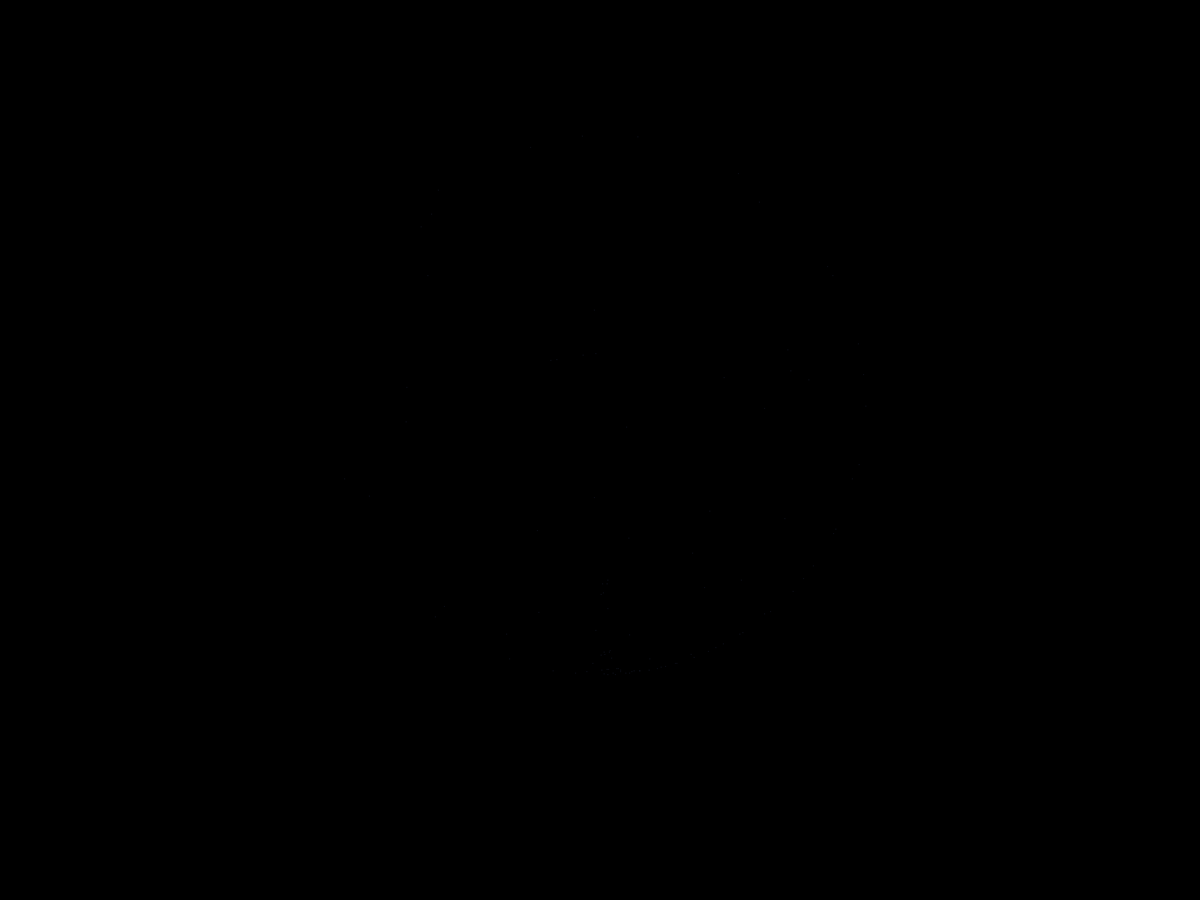
Frame 1 (no input)
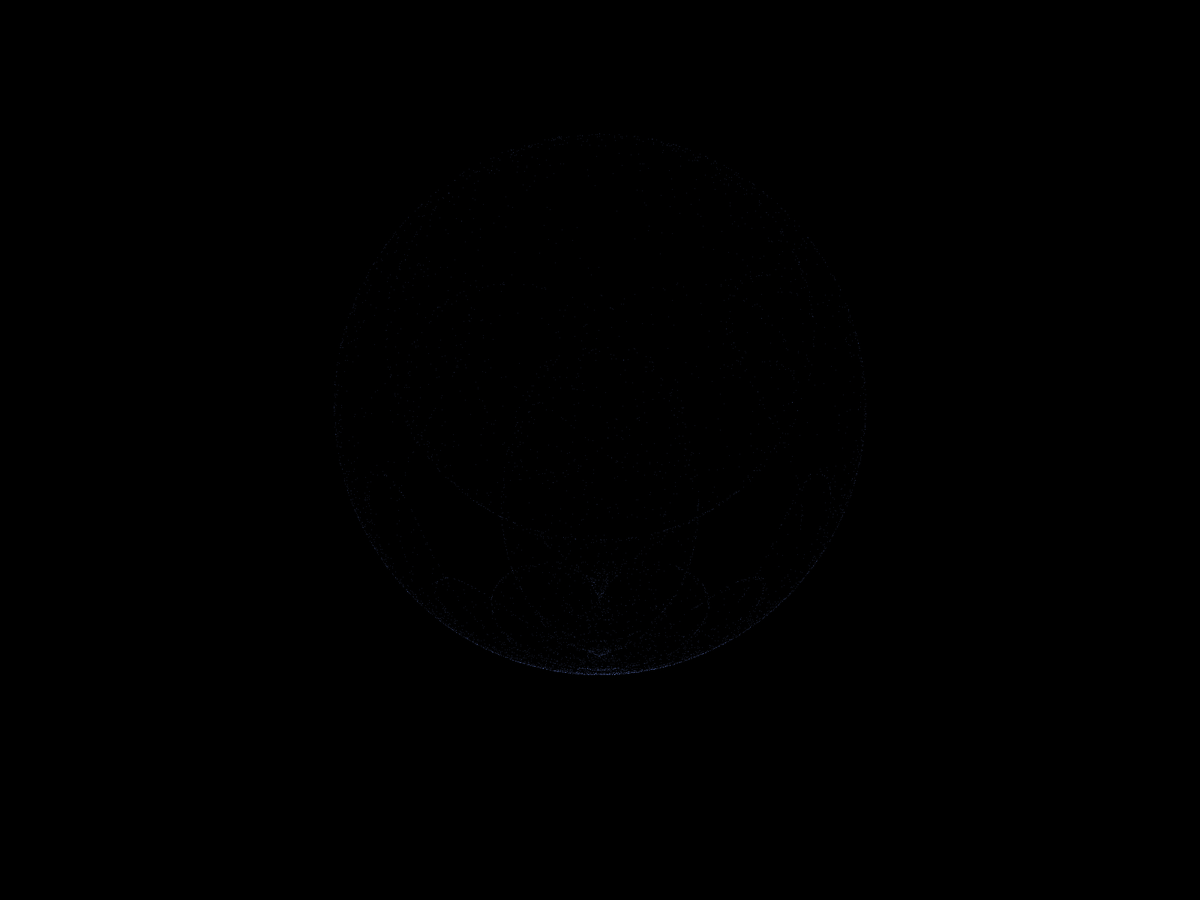
Frame 60 (the mouse pressed at the canvas centre just before this capture)
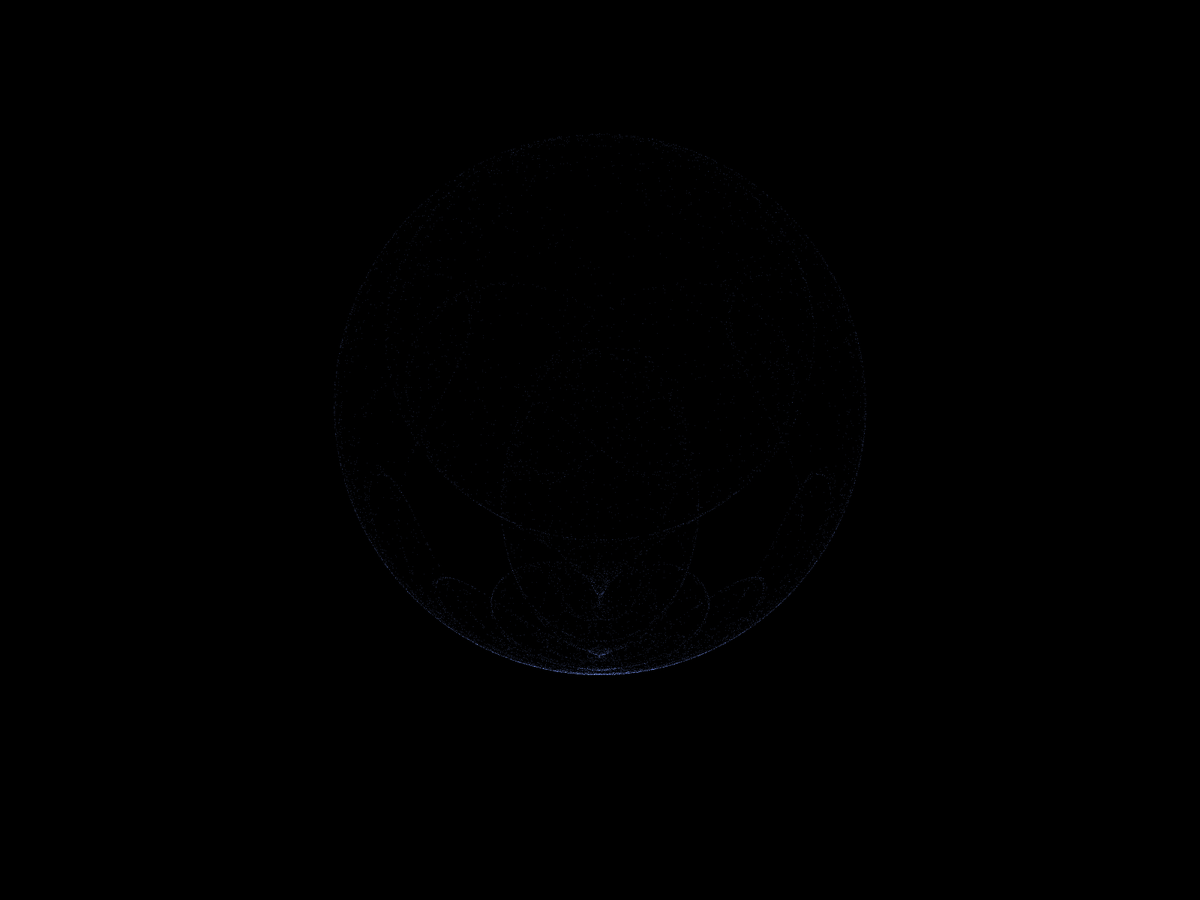
Frame 120 (the mouse held since frame 60 and released just before this capture)

The Processing sketch that drew these frames (run headless with seeded random() and noise(); from frame 60 on, the mouse is pressed at the canvas centre):

// Processing sketch: rolentz
// ── rolentz.pde
float x = 0.1, y = 0.1;
 
//static final float a =  0.45, b = 1.9;
//static final float a =  1.0, b = 0.85;
//static final float a =  1.0, b = 0.9;
static final float a =  1.25, b = 0.75;
 
void setup() {
  size(1600, 1200);
  blendMode(ADD);
  background(0);
  stroke(124, 155, 255, 50);
}
 
void draw() {
  float _x, _y;
 
  for (int i = 0; i < 100; i++) {
 
    _x = (1 + a * b) * x - b * x * y;
    _y = (1 - b) * y + b * x * x;
 
    point(_x * 150 + width*0.5, - _y * 150 + height*0.75);
 
    x = _x;
    y = _y;
  }
  
  if(mousePressed){
    String path = "./rolentz.png";
    save(path);
  }
}
